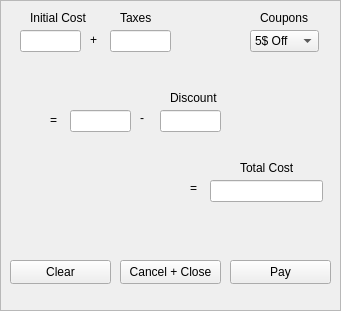
  <widget class="QFrame" name="frame">
   <property name="geometry">
    <rect>
     <x>250</x>
     <y>10</y>
     <width>341</width>
     <height>311</height>
    </rect>
   </property>
   <property name="frameShape">
    <enum>QFrame::Shape::StyledPanel</enum>
   </property>
   <property name="frameShadow">
    <enum>QFrame::Shadow::Raised</enum>
   </property>
   <widget class="QLineEdit" name="icost">
    <property name="geometry">
     <rect>
      <x>20</x>
      <y>30</y>
      <width>61</width>
      <height>22</height>
     </rect>
    </property>
   </widget>
   <widget class="QLabel" name="plus">
    <property name="geometry">
     <rect>
      <x>90</x>
      <y>30</y>
      <width>51</width>
      <height>20</height>
     </rect>
    </property>
    <property name="text">
     <string>+</string>
    </property>
   </widget>
   <widget class="QLineEdit" name="taxes">
    <property name="geometry">
     <rect>
      <x>110</x>
      <y>30</y>
      <width>61</width>
      <height>22</height>
     </rect>
    </property>
   </widget>
   <widget class="QLabel" name="icostlabel">
    <property name="geometry">
     <rect>
      <x>30</x>
      <y>10</y>
      <width>61</width>
      <height>16</height>
     </rect>
    </property>
    <property name="styleSheet">
     <string notr="true">font: 7pt &quot;Segoe UI&quot;;</string>
    </property>
    <property name="text">
     <string>Initial Cost</string>
    </property>
   </widget>
   <widget class="QLabel" name="taxeslabel">
    <property name="geometry">
     <rect>
      <x>120</x>
      <y>10</y>
      <width>49</width>
      <height>16</height>
     </rect>
    </property>
    <property name="styleSheet">
     <string notr="true">font: 7pt &quot;Segoe UI&quot;;</string>
    </property>
    <property name="text">
     <string>Taxes</string>
    </property>
   </widget>
   <widget class="QLabel" name="equals2">
    <property name="geometry">
     <rect>
      <x>190</x>
      <y>180</y>
      <width>49</width>
      <height>16</height>
     </rect>
    </property>
    <property name="text">
     <string>=</string>
    </property>
   </widget>
   <widget class="QLineEdit" name="icandtaxes">
    <property name="geometry">
     <rect>
      <x>70</x>
      <y>110</y>
      <width>61</width>
      <height>22</height>
     </rect>
    </property>
    <property name="text">
     <string/>
    </property>
   </widget>
   <widget class="QLabel" name="minus">
    <property name="geometry">
     <rect>
      <x>140</x>
      <y>110</y>
      <width>49</width>
      <height>16</height>
     </rect>
    </property>
    <property name="text">
     <string>-</string>
    </property>
   </widget>
   <widget class="QLineEdit" name="discount">
    <property name="geometry">
     <rect>
      <x>160</x>
      <y>110</y>
      <width>61</width>
      <height>22</height>
     </rect>
    </property>
    <property name="text">
     <string/>
    </property>
   </widget>
   <widget class="QLabel" name="discountlabel">
    <property name="geometry">
     <rect>
      <x>170</x>
      <y>90</y>
      <width>49</width>
      <height>16</height>
     </rect>
    </property>
    <property name="styleSheet">
     <string notr="true">font: 7pt &quot;Segoe UI&quot;;</string>
    </property>
    <property name="text">
     <string>Discount</string>
    </property>
   </widget>
   <widget class="QLabel" name="equals">
    <property name="geometry">
     <rect>
      <x>50</x>
      <y>110</y>
      <width>51</width>
      <height>20</height>
     </rect>
    </property>
    <property name="text">
     <string>=</string>
    </property>
   </widget>
   <widget class="QLineEdit" name="totalcost">
    <property name="geometry">
     <rect>
      <x>210</x>
      <y>180</y>
      <width>113</width>
      <height>22</height>
     </rect>
    </property>
   </widget>
   <widget class="QLabel" name="totalcostlabel">
    <property name="geometry">
     <rect>
      <x>240</x>
      <y>160</y>
      <width>61</width>
      <height>16</height>
     </rect>
    </property>
    <property name="styleSheet">
     <string notr="true">font: 7pt &quot;Segoe UI&quot;;</string>
    </property>
    <property name="text">
     <string>Total Cost</string>
    </property>
   </widget>
   <widget class="QComboBox" name="coupons">
    <property name="geometry">
     <rect>
      <x>250</x>
      <y>30</y>
      <width>69</width>
      <height>22</height>
     </rect>
    </property>
    <item>
     <property name="text">
      <string>5$ Off</string>
     </property>
    </item>
   </widget>
   <widget class="QLabel" name="couponslabel">
    <property name="geometry">
     <rect>
      <x>260</x>
      <y>10</y>
      <width>49</width>
      <height>16</height>
     </rect>
    </property>
    <property name="styleSheet">
     <string notr="true">font: 7pt &quot;Segoe UI&quot;;</string>
    </property>
    <property name="text">
     <string>Coupons</string>
    </property>
   </widget>
   <widget class="QPushButton" name="clearb">
    <property name="geometry">
     <rect>
      <x>10</x>
      <y>260</y>
      <width>101</width>
      <height>24</height>
     </rect>
    </property>
    <property name="text">
     <string>Clear</string>
    </property>
   </widget>
   <widget class="QPushButton" name="payb">
    <property name="geometry">
     <rect>
      <x>230</x>
      <y>260</y>
      <width>101</width>
      <height>24</height>
     </rect>
    </property>
    <property name="text">
     <string>Pay</string>
    </property>
   </widget>
   <widget class="QPushButton" name="closeb">
    <property name="geometry">
     <rect>
      <x>120</x>
      <y>260</y>
      <width>101</width>
      <height>24</height>
     </rect>
    </property>
    <property name="text">
     <string>Cancel + Close</string>
    </property>
   </widget>
  </widget>
